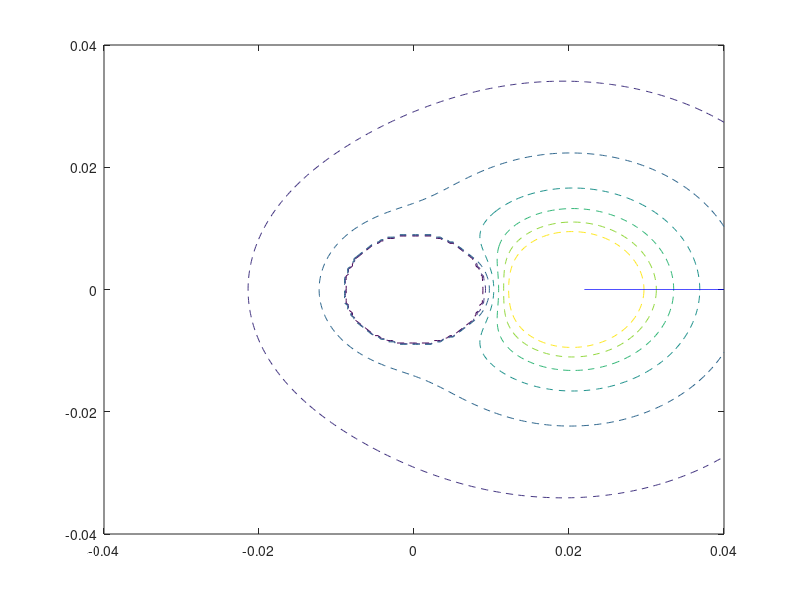

The MATLAB script that drew this image: (Note: this script raises an error after producing the figure.)
%%点电荷位于不接地导体球外
%假设半径为a=1cm的不接地导体球外有一个点电荷q=1x10^(-10)C,点电荷距离球心d=2cm,求球外的电位与电场强度分布。
clear
k = 8.985e9;
ra = 0.01;
d = 0.02;
x0 = 0.04;
q1 = 1e-10;
q2 = -ra/d*q1;%q2为镜像点电荷
q3 = -q2;%感应总电荷为0
x = linspace(-x0,x0,200);
y = linspace(-x0,x0,200);
[X,Y] = meshgrid(x,y);
b = ra^2/d;%镜像电荷的位置
r1 = sqrt((X - d).^2 + Y.^2); %点电荷到场点的距离
r2 = sqrt((X - b).^2 + Y.^2); %镜像电荷到场点的距离
r3 = sqrt(X.^2 + Y.^2); %镜像感应电荷到场点的距离
U = k*q1./r1 + k*q2./r2 + k*q3./r3;
U(sqrt(X.^2 + Y.^2) <= ra*0.9) = 0; %绘制出导体球
u0 = k*q1./ra + k*q2./ra + k*q3./ra; %基准电势，作为之后绘制等势线的参考尺度
u = linspace(-u0,u0,15);
c = contour(X,Y,U,u,'--');%绘制等势线
hold on;
[Ex, Ey] = gradient(-U);
Ne = 30; % 电力线的数量
th = linspace(0,2*pi,Ne);
x1 = d+0.002*cos(th);
y1 = 0.002*sin(th);
for i = 1:Ne
    h1 = streamline(X,Y,Ex,Ey,x1(i),y1(i));
    arrowPlot(h1.XData,h1.YData,'number',1,'color','b','linewidth',1);
    hold on;
end
hold on;
Ne2 = 15;
th2 = linspace(0,2*pi,Ne2);
x2 = ra*cos(th2);
y2 = ra*sin(th2);
for j = 1:Ne2
    h2 = streamline(X,Y,Ex,Ey,x2(j),y2(j));
    arrowPlot(h2.XData,h2.YData,'number',1,'color','r','linewidth',1);
    hold on;
end
theta = 0:pi/100:2*pi;
x = ra*cos(theta);
y = ra*sin(theta);
plot(x,y,'-');
axis equal %使x轴和y轴的单位长度相等，确保绘制的图形是一个圆
fill(x,y,'w')
xlabel('x','fontsize',16)
ylabel('y','fontsize',16)
title('点电荷位于不接地导体球外的电势分布及电力线','fontsize',16)   
%绘制球外电荷
plot(d,0,'ro',d,0,'r+','markersize',10,'linewidth',2);%‘r0’指红色的原点，‘r+’指红色的加号
plot(b,0,'bo','markersize',10,'linewidth',2);
text(0.0032,0.0004, '—', 'Color', 'b', 'FontSize', 13, 'FontWeight', 'bold');
plot(0,0,'go',0,0,'g+','markersize',10,'linewidth',2);
